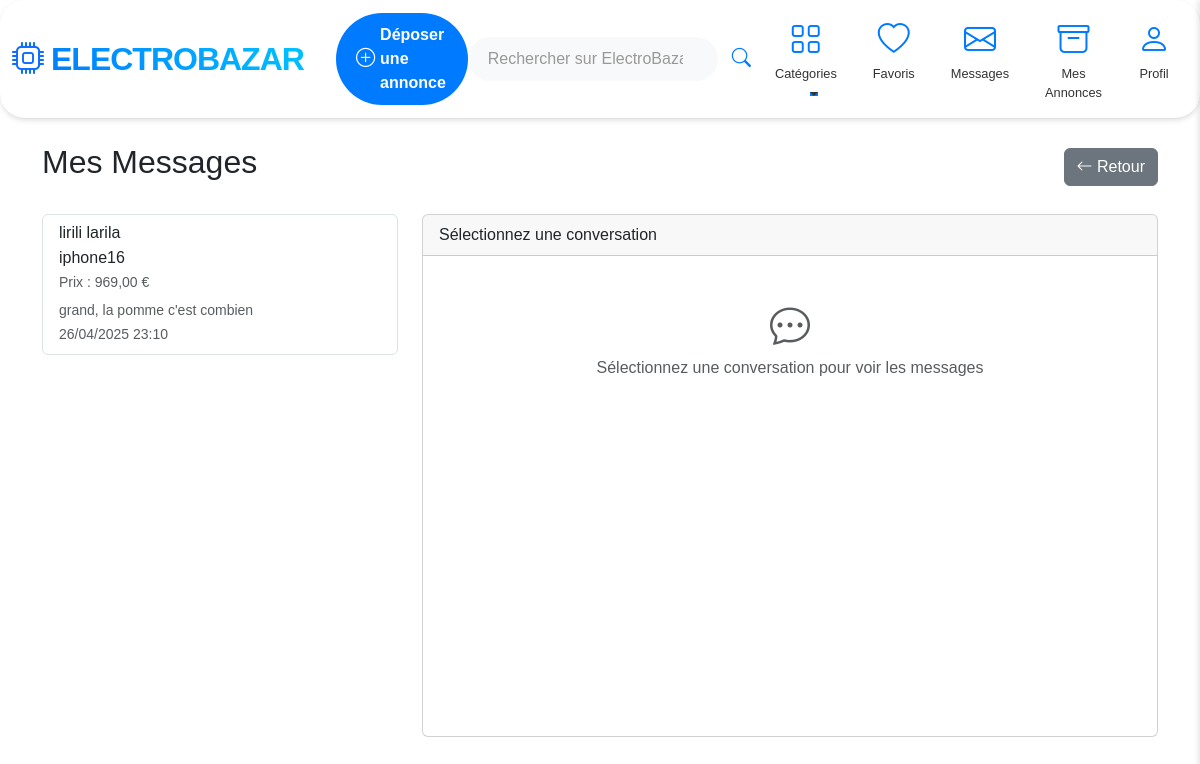
Page /messages.php (signed in) on the committed database.
### tables this page shows
CREATE TABLE `conversations` (
  `conversation_id` int(11) NOT NULL,
  `annonce_id` int(11) DEFAULT NULL,
  `date_creation` datetime DEFAULT current_timestamp()
);

CREATE TABLE `annonces` (
  `annonce_id` int(11) NOT NULL,
  `utilisateur_id` int(11) NOT NULL,
  `categorie_id` int(11) NOT NULL,
  `marque_id` int(11) DEFAULT NULL,
  `titre` varchar(255) NOT NULL,
  `description` text DEFAULT NULL,
  `etat` varchar(50) NOT NULL,
  `prix` decimal(10,2) NOT NULL,
  `prix_negociable` tinyint(1) DEFAULT 0,
  `mode_remise` varchar(50) DEFAULT NULL,
  `localisation` varchar(255) DEFAULT NULL,
  `masquer_telephone` tinyint(1) DEFAULT 0,
  `statut` enum('en_attente','active','inactive','vendue') DEFAULT 'en_attente',
  `date_creation` timestamp NOT NULL DEFAULT current_timestamp()
);

### messages.php (the view, shortened to what this page needs)
<?php
require 'db.php';
try {
    $stmt = $db->prepare("
        SELECT
            c.conversation_id,
            c.annonce_id,
            a.titre as annonce_titre,
            a.prix,
            (
                SELECT message
                FROM messages m2
                WHERE m2.conversation_id = c.conversation_id
                ORDER BY m2.date_envoi DESC
                LIMIT 1
            ) as dernier_message,
            (
                SELECT date_envoi
                FROM messages m2
                WHERE m2.conversation_id = c.conversation_id
                ORDER BY m2.date_envoi DESC
                LIMIT 1
            ) as date_dernier_message,
            (
                SELECT COUNT(*)
                FROM messages m2
                WHERE m2.conversation_id = c.conversation_id
                AND m2.lu = 0
                AND m2.destinataire_id = ?
            ) as nb_non_lus,
            CASE
                WHEN m.expediteur_id = ? THEN u_dest.pseudo
                ELSE u_exp.pseudo
            END as autre_utilisateur,
            CASE
                WHEN m.expediteur_id = ? THEN u_dest.utilisateur_id
                ELSE u_exp.utilisateur_id
            END as autre_utilisateur_id
        FROM conversations c
        JOIN messages m ON c.conversation_id = m.conversation_id
        JOIN annonces a ON c.annonce_id = a.annonce_id
        JOIN utilisateurs u_exp ON m.expediteur_id = u_exp.utilisateur_id
        JOIN utilisateurs u_dest ON m.destinataire_id = u_dest.utilisateur_id
        WHERE m.expediteur_id = ? OR m.destinataire_id = ?
        GROUP BY c.conversation_id
        ORDER BY date_dernier_message DESC
    ");
    $stmt->execute([
        $_SESSION['user_id'],
        $_SESSION['user_id'],
        $_SESSION['user_id'],
        $_SESSION['user_id'],
        $_SESSION['user_id']
    ]);
    $conversations = $stmt->fetchAll(PDO::FETCH_ASSOC);
} catch(PDOException $e) {
    error_log('Erreur messages.php: ' . $e->getMessage());
    $error = "Une erreur est survenue lors du chargement des messages";
}
?>
<!DOCTYPE html>
<html lang="fr">
<head>
    <link href="https://cdn.jsdelivr.net/npm/bootstrap@5.3.0/dist/css/bootstrap.min.css" rel="stylesheet">
    <link href="https://cdn.jsdelivr.net/npm/bootstrap-icons@1.10.5/font/bootstrap-icons.css" rel="stylesheet">
</head>
<body>
    <?php include 'navbarCo.php'; ?>
    <div class="container mt-4">
        <div class="d-flex justify-content-between align-items-center mb-4">
            <h2>Mes Messages</h2>
            <a href="accueil.php" class="btn btn-secondary">
                <i class="bi bi-arrow-left"></i> Retour
            </a>
        </div>
        <div class="row">
            <div class="col-md-4 mb-4">
                <div class="list-group">
                    <?php if (empty($conversations)): ?>
                        <div class="alert alert-info">
                            Vous n'avez pas encore de messages.
                        </div>
                    <?php else: ?>
                        <?php foreach($conversations as $conv): ?>
                            <a href="#"
                               class="list-group-item list-group-item-action conversation <?= $conv['nb_non_lus'] > 0 ? 'unread' : '' ?>"
                               data-conversation="<?= $conv['conversation_id'] ?>"
                               data-autre-utilisateur="<?= htmlspecialchars($conv['autre_utilisateur']) ?>"
                               data-annonce-id="<?= $conv['annonce_id'] ?>">
                                <div class="d-flex justify-content-between align-items-center">
                                    <h6 class="mb-1"><?= htmlspecialchars($conv['autre_utilisateur']) ?></h6>
                                </div>
                                <p class="mb-1">
                                    <?= htmlspecialchars($conv['annonce_titre']) ?><br>
                                    <small class="text-muted">
                                        Prix : <?= number_format($conv['prix'], 2, ',', ' ') ?> €
                                    </small>
                                </p>
                                <small class="text-muted">
                                    <?= htmlspecialchars(mb_strimwidth($conv['dernier_message'], 0, 50, '...')) ?><br>
                                    <?= date('d/m/Y H:i', strtotime($conv['date_dernier_message'])) ?>
                                </small>
                            </a>
                        <?php endforeach; ?>
                    <?php endif; ?>
                </div>
            </div>
            <div class="col-md-8">
                <div class="card">
                    <div class="card-header d-flex justify-content-between align-items-center">
                        <span id="conversation-header">Sélectionnez une conversation</span>
                    </div>
                    <div class="card-body p-0">
                        <div class="message-container" id="messages">
                            <div class="text-center text-muted p-4">
                                <i class="bi bi-chat-dots fs-1"></i><br>
                                Sélectionnez une conversation pour voir les messages
                            </div>
                        </div>
                    </div>
                </div>
            </div>
        </div>
    </div>
</body>
</html>

### messages.php (style rules this page uses)
.conversation { cursor: pointer; transition: all 0.2s ease; border-left: 3px solid transparent; }
.message-container { height: 60vh; overflow-y: auto; padding: 1rem; }

### navbarCo.php (style rules this page uses)
body { font-family: Arial, sans-serif; overflow-x: hidden; }

### rows in the picture
conversations: autre_utilisateur "lirili larila", annonce.titre "iphone16", annonce.prix "969,00", dernier_message "grand, la pomme c'est combien", date_dernier_message "26/04/2025 23:10"
